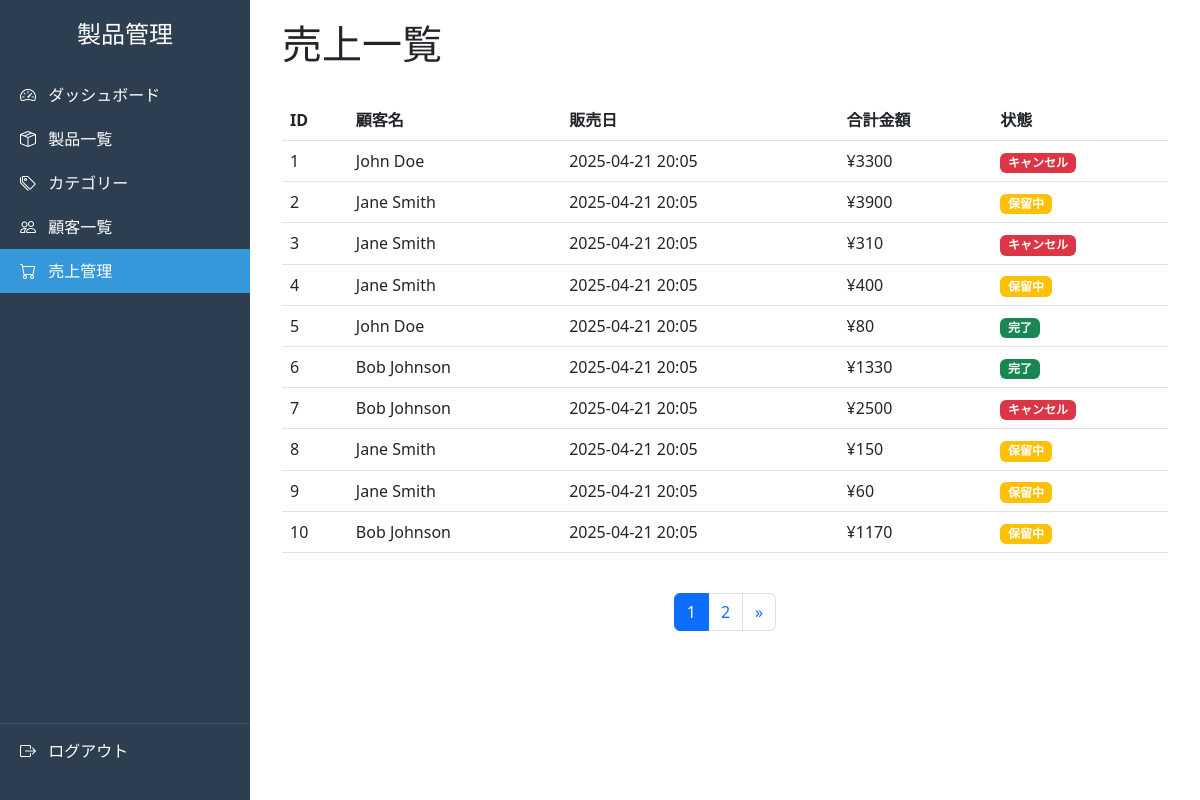
The app's page /sales/ (signed in) with its own data.
### product_management/products/models.py (models this page shows, shortened)
class Sale(models.Model):
    customer = models.ForeignKey(Customer, on_delete=models.CASCADE, related_name='sales')
    sale_date = models.DateTimeField(auto_now_add=True)
    total_amount = models.DecimalField(max_digits=10, decimal_places=2)
    status = models.CharField(
        max_length=20,
        choices=[
            ('pending', 'Pending'),
            ('completed', 'Completed'),
            ('cancelled', 'Cancelled')
        ],
        default='pending'
    )
    created_at = models.DateTimeField(auto_now_add=True)
    updated_at = models.DateTimeField(auto_now=True)

class Customer(models.Model):
    name = models.CharField(max_length=200)
    email = models.EmailField(unique=True)
    phone = models.CharField(max_length=20, blank=True)
    address = models.TextField()
    created_at = models.DateTimeField(auto_now_add=True)
    updated_at = models.DateTimeField(auto_now=True)

### product_management/products/views.py (the view)
# urls.py: path('sales/', SaleListView.as_view(), name='sale_list'),
class SaleListView(LoginRequiredMixin, ListView):
    model = Sale
    template_name = 'products/sale_list.html'
    context_object_name = 'sales'
    paginate_by = 10
    def get_queryset(self):
        return super().get_queryset().select_related('customer')

### product_management/products/templates/products/sale_list.html
{% extends 'products/base.html' %}
{% block content %}
<div class="container-fluid">
    <div class="d-flex justify-content-between align-items-center mb-4">
        <h1>売上一覧</h1>
    </div>
    {% if object_list %}
    <div class="table-responsive">
        <table class="table table-hover">
            <thead>
                <tr>
                    <th>ID</th>
                    <th>顧客名</th>
                    <th>販売日</th>
                    <th>合計金額</th>
                    <th>状態</th>
                </tr>
            </thead>
            <tbody>
                {% for sale in object_list %}
                <tr>
                    <td>{{ sale.id }}</td>
                    <td>{{ sale.customer.name }}</td>
                    <td>{{ sale.sale_date|date:"Y-m-d H:i" }}</td>
                    <td>¥{{ sale.total_amount|floatformat:0 }}</td>
                    <td>
                        <span class="badge {% if sale.status == 'completed' %}bg-success{% elif sale.status == 'pending' %}bg-warning{% else %}bg-danger{% endif %}">
                            {% if sale.status == 'completed' %}完了
                            {% elif sale.status == 'pending' %}保留中
                            {% else %}キャンセル{% endif %}
                        </span>
                    </td>
                </tr>
                {% endfor %}
            </tbody>
        </table>
    </div>
    {% else %}
    <div class="empty-state">
        <i class="bi bi-cart"></i>
        <h3>売上データがありません</h3>
        <p>システムに売上記録がありません。</p>
    </div>
    {% endif %}
</div>
{% endblock %}

### product_management/products/templates/products/base.html (style rules this page uses)
:root { --sidebar-width: 250px; }

### records on screen
Sale: id "1", customer.name "John Doe", sale_date "2025-04-21 20:05", total_amount "3300", status "キャンセル"
Sale: id "2", customer.name "Jane Smith", sale_date "2025-04-21 20:05", total_amount "3900", status "保留中"
Sale: id "3", customer.name "Jane Smith", sale_date "2025-04-21 20:05", total_amount "310", status "キャンセル"
Sale: id "4", customer.name "Jane Smith", sale_date "2025-04-21 20:05", total_amount "400", status "保留中"
Sale: id "5", customer.name "John Doe", sale_date "2025-04-21 20:05", total_amount "80", status "完了"
Sale: id "6", customer.name "Bob Johnson", sale_date "2025-04-21 20:05", total_amount "1330", status "完了"
Sale: id "7", customer.name "Bob Johnson", sale_date "2025-04-21 20:05", total_amount "2500", status "キャンセル"
Sale: id "8", customer.name "Jane Smith", sale_date "2025-04-21 20:05", total_amount "150", status "保留中"
Sale: id "9", customer.name "Jane Smith", sale_date "2025-04-21 20:05", total_amount "60", status "保留中"
Sale: id "10", customer.name "Bob Johnson", sale_date "2025-04-21 20:05", total_amount "1170", status "保留中"

### other values on screen
{{ num }} "1" "2"
